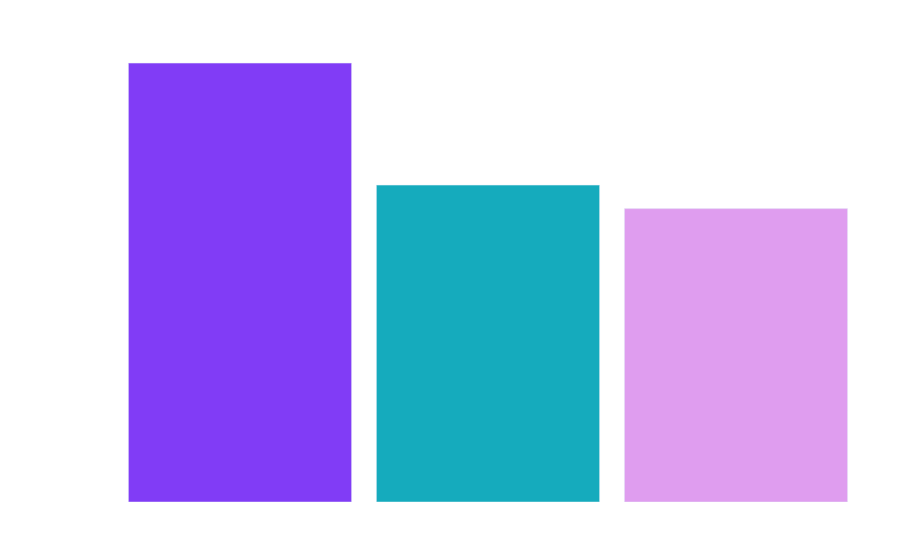

Write notebook code for a chart like this one.
### Code cell
fig = px.bar(result, 
             x='Product type', 
             y='total_revenue', 
             title='Revenue Generated by Product Type',
             labels={'total_revenue': 'Total Revenue ($)', 'Product Type': 'Product Type'})

fig.update_layout(
    xaxis_title="Product Type",
    yaxis_title="Total Revenue ($)",
    yaxis_tickprefix="$",
    yaxis_tickformat=".2f",
    margin=dict(l=40, r=40, t=40, b=40),
    font=dict(size=14),
    font_color='white',
    plot_bgcolor='rgba(0, 0, 0, 0)',
    paper_bgcolor='rgba(0, 0, 0, 0)', 
    bargap=0,
    bargroupgap=0.1
)


fig.update_traces(marker=dict(color=['#813cf6', '#15abbd', '#df9def']))
fig.show()

### Figure 1 — Plotly figure (JSON) as saved in the notebook; plotly's stock layout.template omitted (floating-point values rounded to 4 significant figures)
{"data": [{"alignmentgroup": "True", "hovertemplate": "Product type=%{x}<br>Total Revenue ($)=%{y}<extra></extra>", "legendgroup": "", "marker": {"color": ["#813cf6", "#15abbd", "#df9def"], "pattern": {"shape": ""}}, "name": "", "offsetgroup": "", "orientation": "v", "showlegend": false, "textposition": "auto", "type": "bar", "x": ["skincare", "haircare", "cosmetics"], "xaxis": "x", "y": [241600.0, 174500.0, 161500.0], "yaxis": "y"}], "layout": {"bargap": 0, "bargroupgap": 0.1, "barmode": "relative", "font": {"color": "white", "size": 14}, "legend": {"tracegroupgap": 0}, "margin": {"b": 40, "l": 40, "r": 40, "t": 40}, "paper_bgcolor": "rgba(0, 0, 0, 0)", "plot_bgcolor": "rgba(0, 0, 0, 0)", "title": {"text": "Revenue Generated by Product Type"}, "xaxis": {"anchor": "y", "domain": [0, 1], "title": {"text": "Product Type"}}, "yaxis": {"anchor": "x", "domain": [0, 1], "tickformat": ".2f", "tickprefix": "$", "title": {"text": "Total Revenue ($)"}}}}
